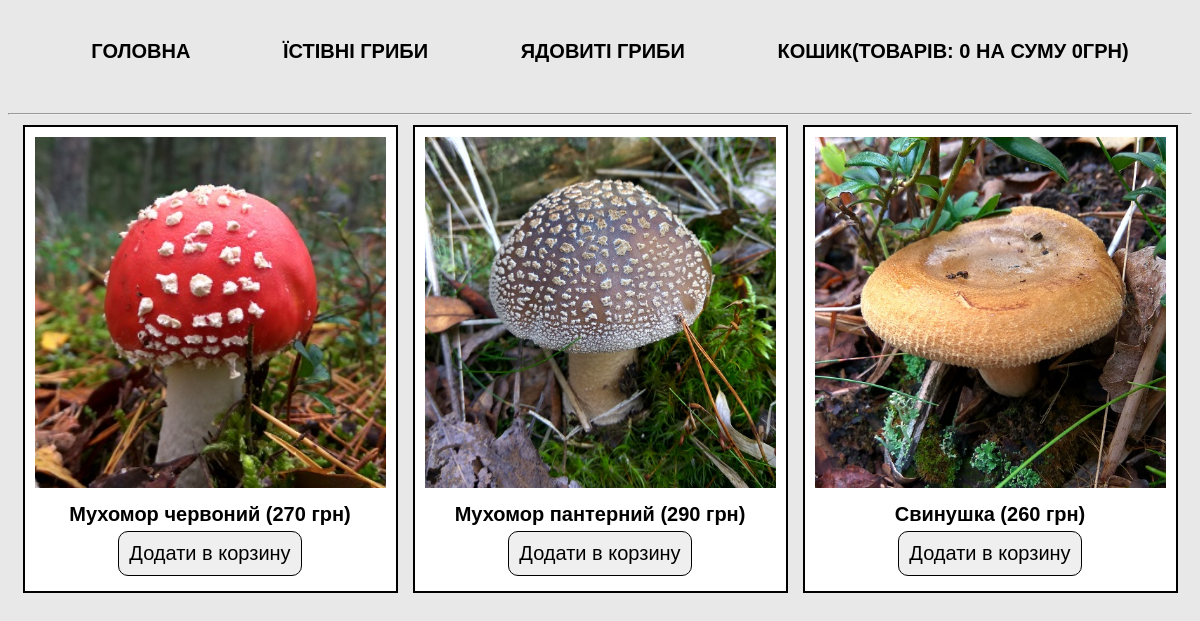
/index.php?category=poisonous, run on the app's committed database.
### tables this page shows
CREATE TABLE `categories` (
  `id` int(11) NOT NULL,
  `name` varchar(255) NOT NULL,
  `ukr_name` varchar(255) NOT NULL
);

CREATE TABLE `products` (
  `id` int(11) NOT NULL,
  `title` varchar(255) NOT NULL,
  `category_id` int(11) NOT NULL,
  `price` int(11) NOT NULL,
  `ukr_name` varchar(255) NOT NULL,
  `image` varchar(255) NOT NULL,
  `description` text NOT NULL
);

### index.php (the view, shortened to what this page needs)
<?php require_once 'parts/header.php';
    if (isset($_GET['category'])) {
        $current_category = $_GET['category'];
        $products = $connect->query("
            SELECT *
            FROM categories
            JOIN products
			ON products.category_id = categories.id
			WHERE name = '$current_category'
            ")->fetchAll(PDO::FETCH_ASSOC);
    } else {
        $products = $connect->query("
            SELECT *
            FROM products
            ")->fetchAll(PDO::FETCH_ASSOC);
    }
?>
<div class="main">
    <?php foreach ($products as $product) { ?>
    <div class="card">
        <a href="product.php?product=<?php echo $product['title']; ?>">
            <img src="img/<?php echo $product['image']; ?>"
                alt="<?php echo $product['ukr_name']; ?>">
        </a>
        <div class="label">
            <?php echo $product['ukr_name']; ?> (<?php echo $product['price']; ?> грн)
        </div>
        <?php require 'parts/add-form.php'; ?>
    </div>
    <?php } ?>
</div>
</body>
</html>

### parts/header.php (shortened to what this page needs)
<?php
require_once 'db/db.php';
$categories = $connect->query("
	SELECT *
	FROM categories
	")->fetchAll(PDO::FETCH_ASSOC);
?>
<!doctype html>
<html lang="uk">
<head>
	<link rel="stylesheet" href="css/style.css">
</head>
<body>
<nav>
	<ul>
		<li><a href="index.php">
			Головна
		</a></li>
		<?php foreach ($categories as $category) { ?>
		<li><a href="index.php?category=<?php echo $category['name']; ?>">
			<?php echo $category['ukr_name']; ?>
		</a></li>
		<?php } ?>
		<li><a href="cart.php">
			Кошик(Товарів: <?php echo $_SESSION['total_quantity'] ? $_SESSION['total_quantity'] : 0; ?>
			на суму <?php echo $_SESSION['total_price'] ? $_SESSION['total_price'] : 0; ?>грн)
		</a></li>
	</ul>
</nav>
<hr>

### parts/add-form.php (shortened to what this page needs)
<form method="post" action="actions/add.php">
    <button type="submit">Додати в корзину</button>
</form>

### css/style.css (style rules this page uses)
* { font-family: 'Arial', sans-serif; font-size: 20px; }
body { margin-top: 20px; background-color: #e8e8e8; }
a { text-decoration: none; text-transform: uppercase; color: #000000; transition: all .3s; }
input, button { margin: 5px auto; border: none; padding: 10px; transition: all .3s; }
input[type=submit], button { border-radius: 10px; border: 1px solid black; display: block; cursor: pointer; }
label, .label { margin-top: 10px; font-weight: 700; }
img { width: 100%; }
.main, nav { max-width: 1170px; margin: auto; display: flex; flex-wrap: wrap; justify-content: space-around; }
nav ul { display: flex; flex-wrap: wrap; list-style: none; width: 100%; justify-content: space-around; font-weight: 700; }
nav li { margin-bottom: 20px; margin-right: 20px; }
.card { margin-bottom: 15px; width: 30%; min-width: 220px; padding: 10px; border: 2px solid black; text-align: center; background-color: #fff; }

### data on the page
categories: ukr_name "ЇСТІВНІ ГРИБИ"
categories: ukr_name "ЯДОВИТІ ГРИБИ"
products: image (picture), ukr_name "Мухомор червоний", price "270"
products: image (picture), ukr_name "Мухомор пантерний", price "290"
products: image (picture), ukr_name "Свинушка", price "260"
